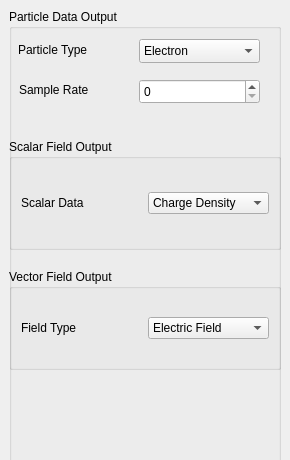
<?xml version="1.0" encoding="UTF-8"?>
<ui version="4.0">
 <class>PIConGPUReaderAsynchDialog</class>
 <widget class="QDialog" name="PIConGPUReaderAsynchDialog">
  <property name="geometry">
   <rect>
    <x>0</x>
    <y>0</y>
    <width>290</width>
    <height>460</height>
   </rect>
  </property>
  <property name="minimumSize">
   <size>
    <width>290</width>
    <height>460</height>
   </size>
  </property>
  <property name="windowTitle">
   <string>Dialog</string>
  </property>
  <widget class="QGroupBox" name="groupBox_2">
   <property name="geometry">
    <rect>
     <x>9</x>
     <y>9</y>
     <width>272</width>
     <height>542</height>
    </rect>
   </property>
   <property name="minimumSize">
    <size>
     <width>250</width>
     <height>125</height>
    </size>
   </property>
   <property name="title">
    <string>Particle Data Output</string>
   </property>
   <widget class="QComboBox" name="particleType_">
    <property name="geometry">
     <rect>
      <x>130</x>
      <y>30</y>
      <width>121</width>
      <height>24</height>
     </rect>
    </property>
    <property name="minimumSize">
     <size>
      <width>0</width>
      <height>0</height>
     </size>
    </property>
    <item>
     <property name="text">
      <string>Electron</string>
     </property>
    </item>
    <item>
     <property name="text">
      <string>Proton</string>
     </property>
    </item>
    <item>
     <property name="text">
      <string>None</string>
     </property>
    </item>
   </widget>
   <widget class="QLabel" name="label_3">
    <property name="geometry">
     <rect>
      <x>9</x>
      <y>33</y>
      <width>77</width>
      <height>16</height>
     </rect>
    </property>
    <property name="text">
     <string>Particle Type</string>
    </property>
   </widget>
   <widget class="QSpinBox" name="sampleRate_">
    <property name="geometry">
     <rect>
      <x>130</x>
      <y>70</y>
      <width>121</width>
      <height>25</height>
     </rect>
    </property>
   </widget>
   <widget class="QLabel" name="label_5">
    <property name="geometry">
     <rect>
      <x>10</x>
      <y>70</y>
      <width>121</width>
      <height>21</height>
     </rect>
    </property>
    <property name="text">
     <string>Sample Rate</string>
    </property>
   </widget>
   <widget class="QGroupBox" name="groupBox_3">
    <property name="geometry">
     <rect>
      <x>0</x>
      <y>130</y>
      <width>272</width>
      <height>111</height>
     </rect>
    </property>
    <property name="title">
     <string>Scalar Field Output</string>
    </property>
    <layout class="QGridLayout" name="gridLayout_2">
     <item row="0" column="1">
      <widget class="QLabel" name="label_4">
       <property name="text">
        <string>Scalar Data</string>
       </property>
      </widget>
     </item>
     <item row="0" column="2">
      <widget class="QComboBox" name="scalarFieldComponent_">
       <item>
        <property name="text">
         <string>Charge Density</string>
        </property>
       </item>
       <item>
        <property name="text">
         <string>Energy Density</string>
        </property>
       </item>
       <item>
        <property name="text">
         <string>Momentum</string>
        </property>
       </item>
       <item>
        <property name="text">
         <string>None</string>
        </property>
       </item>
      </widget>
     </item>
    </layout>
   </widget>
   <widget class="QGroupBox" name="groupBox_4">
    <property name="geometry">
     <rect>
      <x>0</x>
      <y>260</y>
      <width>272</width>
      <height>101</height>
     </rect>
    </property>
    <property name="title">
     <string>Vector Field Output</string>
    </property>
    <layout class="QGridLayout" name="gridLayout_3">
     <item row="0" column="1">
      <widget class="QComboBox" name="vectorFieldType_">
       <item>
        <property name="text">
         <string>Electric Field</string>
        </property>
       </item>
       <item>
        <property name="text">
         <string>Magnetic Field</string>
        </property>
       </item>
       <item>
        <property name="text">
         <string>Gravity Field</string>
        </property>
       </item>
       <item>
        <property name="text">
         <string>None</string>
        </property>
       </item>
      </widget>
     </item>
     <item row="0" column="0">
      <widget class="QLabel" name="label_6">
       <property name="text">
        <string>Field Type</string>
       </property>
      </widget>
     </item>
    </layout>
   </widget>
  </widget>
 </widget>
 <resources/>
 <connections/>
</ui>
